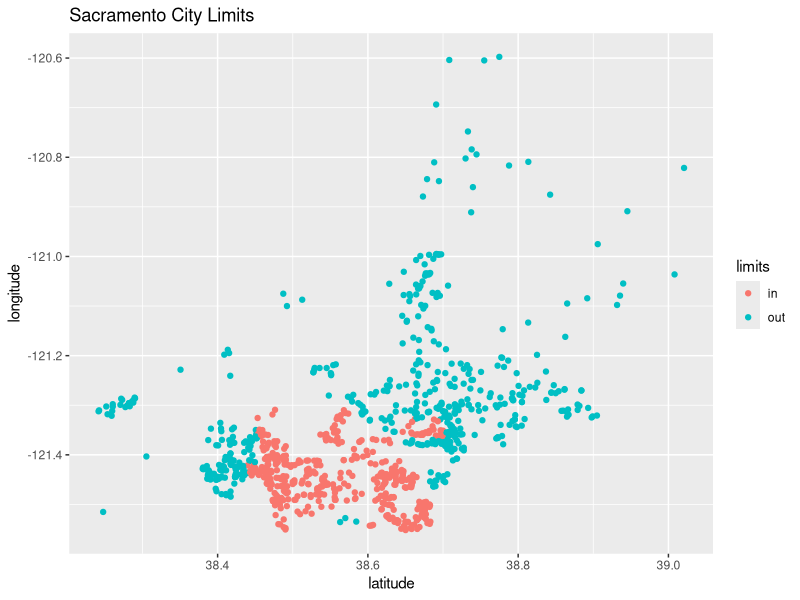
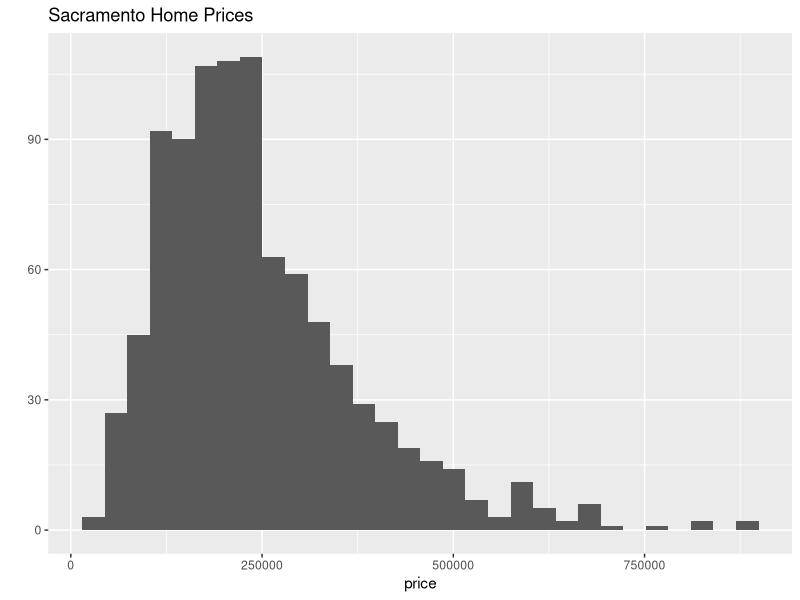

R code for these plots, in order:
## ---- chunk 1
library(caret)
library(randomForest)
library(tidyverse)
library(knitr)
library(kableExtra)
## ---- chunk 2
data(Sacramento)
sac_data = Sacramento
sac_data$limits = factor(ifelse(sac_data$city == "SACRAMENTO", "in", "out"))
sac_data = subset(sac_data, select = -c(city, zip))
## ---- chunk 3
qplot(y = longitude, x = latitude, data = sac_data, 
      col = limits, main = "Sacramento City Limits ")
## ---- chunk 4
qplot(x = price, data = sac_data, main = "Sacramento Home Prices")
## ---- chunk 5
set.seed(42)
sac_trn_idx  = sample(nrow(sac_data), size = trunc(0.80 * nrow(sac_data)))
sac_trn_data = sac_data[sac_trn_idx, ]
sac_tst_data = sac_data[-sac_trn_idx, ]
## ---- chunk 6
# fit models
sac_mod_1 = lm(price ~ . -limits -latitude -longitude, data = sac_trn_data)
sac_mod_2 = lm(price ~ sqft, data = sac_trn_data)
sac_mod_3 = lm(price ~ sqft + type, data = sac_trn_data)
sac_mod_4 = lm(price ~ sqft * type, data = sac_trn_data)
## ---- chunk 7
# helper function for RMSE
calc_rmse = function(actual, predicted) {
  sqrt(mean((actual - predicted) ^ 2))
}
## ---- chunk 8
# create model list
e1_mod_list = list(sac_mod_1, sac_mod_2, sac_mod_3, sac_mod_4)

# get predictions
e1_trn_pred = lapply(e1_mod_list, predict, newdata = sac_trn_data)
e1_tst_pred = lapply(e1_mod_list, predict, newdata = sac_tst_data)

# get RMSEs
e1_trn_rmse = sapply(e1_trn_pred, calc_rmse, actual = sac_trn_data$price)
e1_tst_rmse = sapply(e1_tst_pred, calc_rmse, actual = sac_tst_data$price)
## ---- chunk 9
# create df of results
e1_results = data.frame(
  mod = c("`price ~ . -limits -latitude -longitude`", "`price ~ sqft`", 
          "`price ~ sqft + type`", "`price ~ sqft * type`"),
  trn_rmse = e1_trn_rmse,
  tst_rmse = e1_tst_rmse
)
colnames(e1_results) = c("Model", "Train RMSE", "Test RMSE")
## ---- chunk 10
# create results table
kable_styling(kable(e1_results, format = "html", digits = 0), full_width = FALSE)
## ---- chunk 11
# fit models
sac_mod_add  = lm(price ~ ., data = sac_trn_data)
sac_mod_int  = lm(price ~ . ^ 2, data = sac_trn_data)
sac_mod_user = lm(price ~ . + sqft:type + type:limits - baths, data = sac_trn_data)
sac_mod_rf   = randomForest(price ~ ., data = sac_trn_data)
## ---- chunk 12
# create model list
e2_mod_list = list(sac_mod_add, sac_mod_int, sac_mod_user, sac_mod_rf)

# get predictions
e2_trn_pred = lapply(e2_mod_list, predict, newdata = sac_trn_data)
e2_tst_pred = lapply(e2_mod_list, predict, newdata = sac_tst_data)

# get RMSEs
e2_trn_rmse = sapply(e2_trn_pred, calc_rmse, actual = sac_trn_data$price)
e2_tst_rmse = sapply(e2_tst_pred, calc_rmse, actual = sac_tst_data$price)
## ---- chunk 13
# create df of results
e2_results = data.frame(
  name = c("**`add`**", "**`int`**", "**`user`**", "**`rf`**"),
  type = c("`lm`", "`lm`", "`lm`", "`rf`"),
  mod = c("`.`", "`. ^ 2`", "`. + sqft:type + type:limits - baths`", "`.`"),
  trn_rmse = e2_trn_rmse,
  tst_rmse = e2_tst_rmse
)
colnames(e2_results) = c("Model Name", "Model Type", "Variables Used", "Train RMSE", "Test RMSE")
## ---- chunk 14
# create results table
kable_styling(kable(e2_results, format = "html", digits = 0), full_width = FALSE)
## ---- chunk 15
# fit models
sac_mod_log_add  = lm(log(price) ~ ., data = sac_trn_data)
sac_mod_log_int  = lm(log(price) ~ . ^ 2, data = sac_trn_data)
sac_mod_log_user = lm(log(price) ~ . + sqft:type + type:limits - baths, data = sac_trn_data)
sac_mod_log_rf   = randomForest(log(price) ~ ., data = sac_trn_data)
## ---- chunk 16
# create model list
e3_mod_list = list(sac_mod_log_add, sac_mod_log_int, sac_mod_log_user, sac_mod_log_rf)

# get predictions
e3_trn_pred = lapply(e3_mod_list, predict, newdata = sac_trn_data)
e3_tst_pred = lapply(e3_mod_list, predict, newdata = sac_tst_data)

# transform predictions to original scale
e3_trn_pred = lapply(e3_trn_pred, exp)
e3_tst_pred = lapply(e3_tst_pred, exp)

# get RMSEs
e3_trn_rmse = sapply(e3_trn_pred, calc_rmse, actual = sac_trn_data$price)
e3_tst_rmse = sapply(e3_tst_pred, calc_rmse, actual = sac_tst_data$price)
## ---- chunk 17
# create df of results
e3_results = data.frame(
  name = c("**`log_add`**", "**`log_int`**", "**`log_user`**", "**`log_rf`**"),
  type = c("`lm`", "`lm`", "`lm`", "`rf`"),
  mod = c("`.`", "`. ^ 2`", "`. + sqft:type + type:limits - baths`", "`.`"),
  trn_rmse = e3_trn_rmse,
  tst_rmse = e3_tst_rmse
)
colnames(e3_results) = c("Model Name", "Model Type", "Variables Used", "Train RMSE", "Test RMSE")
## ---- chunk 18
# create results table
kable_styling(kable(e3_results, format = "html", digits = 0), full_width = FALSE)
